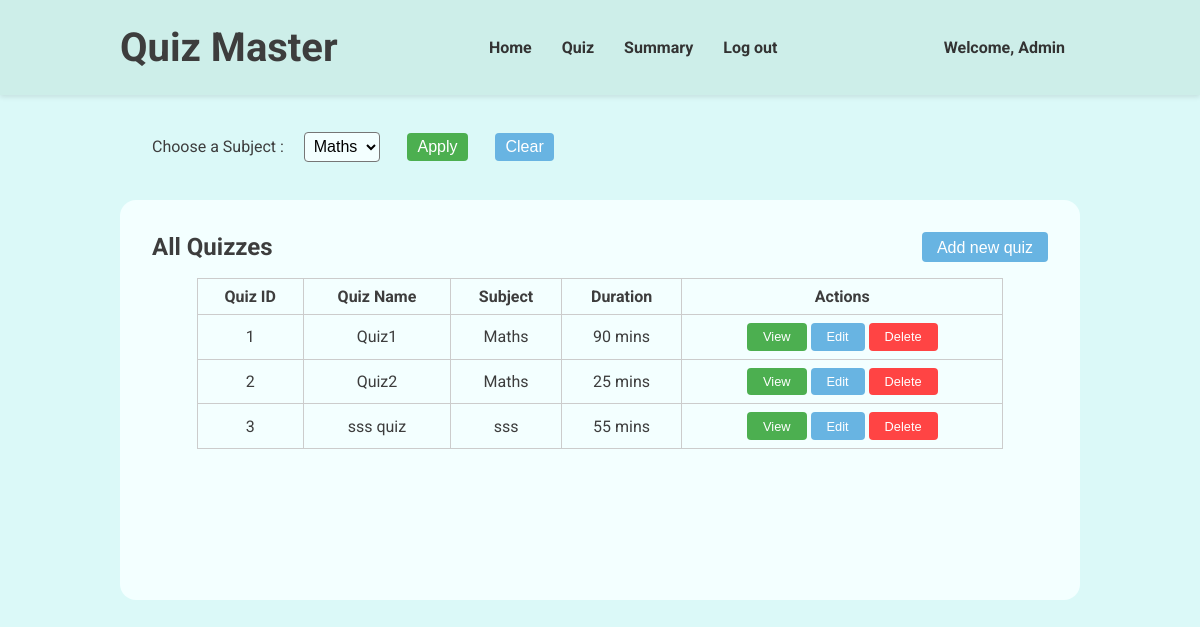
Page /admin-quiz (signed in) on the earlier database version.
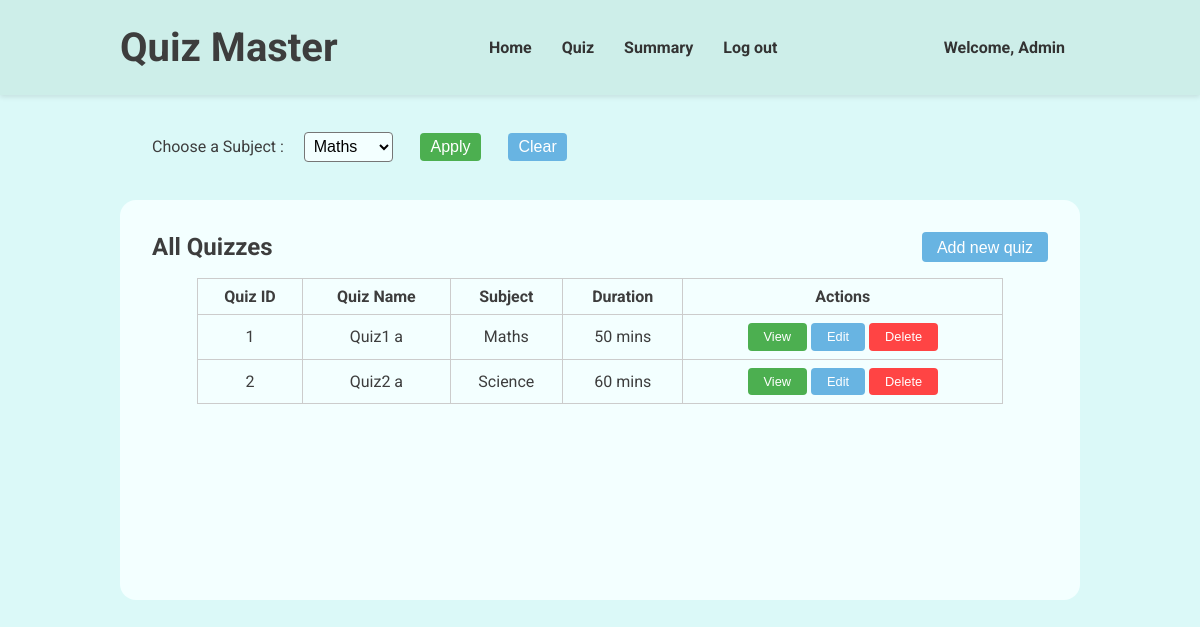
Same page on the later database version.
### models.py (models this page shows, shortened)
class User(db.Model, UserMixin):
    __tablename__ = 'users'
    id = db.Column(db.Integer, primary_key=True)
    username = db.Column(db.String(80), unique=True, nullable=False)
    passhash = db.Column(db.String(256), nullable=False)
    fullname = db.Column(db.String(80), nullable=False)
    qualification = db.Column(db.String(80), nullable=False)
    dob = db.Column(db.Date, nullable=False)
    is_admin = db.Column(db.Boolean, nullable=False, default=False)
    @property
    def password(self):
        raise AttributeError('Password is not a readable attribute')

class Quizzes(db.Model):
    __tablename__ = 'quizzes'
    quizid = db.Column(db.Integer, primary_key=True)
    quizname = db.Column(db.String(80), unique=False, nullable=False)
    subjectid = db.Column(db.Integer, db.ForeignKey('subjects.subjectid'), nullable=False)
    duration = db.Column(db.Integer, nullable=False)
    quizdate = db.Column(db.Date, nullable=False)
    questions = db.relationship('Questions', backref='quiz', lazy=True)

class Subjects(db.Model):
    __tablename__ = 'subjects'
    subjectid = db.Column(db.Integer, primary_key=True)
    subjectname = db.Column(db.String(80), unique=False, nullable=False)
    subjectdesc = db.Column(db.String(512), nullable=False)
    chapters = db.relationship('Chapters', backref='subject', lazy=True)

### routes.py (the view, shortened to what this page needs)
@app.route('/admin-quiz', methods=['GET', 'POST'])
@login_required
def admin_quiz():
    return render_template('quizzes.html', user = current_user, subjects = Subjects.query.all(), quizzes = Quizzes.query.all())

### app.py (called while the page is built)
@login_manager.user_loader
def load_user(userid):
    return models.User.query.get(int(userid))

### templates/quizzes.html (shortened to what this page needs)
{% extends "base.html" %} {% block title %}Quizes | Quiz Master{% endblock %} {%
block stylesheet %}
<link rel="stylesheet" href="{{ url_for('static', filename='navbar.css') }}" />
<link rel="stylesheet" href="{{ url_for('static', filename='quizzes.css') }}" />
{% endblock %} {% block navbar %}
<header>
  <div class="header-container">
    <h1>Quiz Master</h1>
    <nav>
      <ul>
        <li>
          <a href="/admin-dashboard">Home</a>
        </li>
        <li>
          <a href="/admin-quiz">Quiz</a>
        </li>
        <li>
          <a href="/admin-summary">Summary</a>
        </li>
        <li>
          <a href="/logout">Log out</a>
        </li>
      </ul>
    </nav>
    <a href="/profile">Welcome, {{ user.fullname}}</a>
  </div>
</header>
{% endblock %} {% block content %}
<main>
  <div class="topbar">
    <form method="post">
      <label for="subject">Choose a Subject : </label>
      <select id="subject" name="subject">
        {% for subject in subjects %}
        <option value="{{ subject.subjectname }}">
          {{ subject.subjectname }}
        </option>
        {% endfor %}
      </select>
      <button type="submit" id="apply">Apply</button>
    </form>
    <button id="clear" onclick="window.location.href='/admin-quiz'">
      Clear
    </button>
  </div>
  <div class="quiz-display">
    <div class="sub-header">
      <h2>All Quizzes</h2>
      <button id="add-quiz-btn">Add new quiz</button>
    </div>
    <div class="quizzes">
      <table>
        <thead>
          <tr>
            <th>Quiz ID</th>
            <th>Quiz Name</th>
            <th>Subject</th>
            <th>Duration</th>
            <th>Actions</th>
          </tr>
        </thead>
        <tbody>
          {% for quiz in quizzes %}
          <tr>
            <td>{{ quiz.quizid }}</td>
            <td>{{ quiz.quizname }}</td>
            {% for subject in subjects %}
            {% if subject.subjectid == quiz.subjectid %}
            <td>{{ subject.subjectname }}</td>
            {% endif %}
            {% endfor %}
            <td>{{ quiz.duration }} mins</td>
            <td>
              <button class="view-btn" onclick="viewQuiz({{ quiz.quizid }})">View</button>
              <button class="edit-btn" onclick="editQuiz({{ quiz.quizid }})">Edit</button>
              <button class="delete-btn" onclick="deleteQuiz({{ quiz.quizid }})">Delete</button>
            </td>
          </tr>
          {% endfor %}
        </tbody>
      </table>
  </div>
</main>
{% endblock %}

### templates/base.html (shortened to what this page needs)
<!DOCTYPE html>
<html lang="en">
  <head>
    <link
      rel="stylesheet"
      href="{{ url_for('static', filename='index.css') }}"
    />
    {% block stylesheet %} {% endblock %}
  </head>
  <body>
    {% block navbar %}{% endblock %}
    <div class="container">{% block content %}{% endblock %}</div>
  </body>
</html>

### static/index.css (style rules this page uses)
* { margin: 0; padding: 0; box-sizing: border-box; }
body { background-color: #dbf9f8; color: #3d3d3d; font-family: 'roboto', sans-serif; }
.container { margin: auto; max-width: 80vw; }

### static/navbar.css (style rules this page uses)
header { background-color: #cdeee9; padding: 1.5rem; box-shadow: 0 2px 5px rgba(0, 0, 0, 0.1); }
.header-container { margin: auto; width: 80vw; display: flex; justify-content: space-between; align-items: center; }
header h1 { margin: 0; font-size: 2.5rem; color: #3d3d3d; }
header nav ul { list-style: none; display: flex; }
header a { margin: 0 15px; text-decoration: none; color: #333; font-weight: bold; }

### static/quizzes.css (style rules this page uses)
.topbar { margin: 2rem; }
.topbar form { display: inline; }
.topbar select { margin-left: 1rem; padding: 0.3rem; font-size: 1rem; border-radius: 0.25rem; background-color: #f3ffff; }
.topbar button { margin: 0.4rem 1.5rem; padding: 5px 10px; font-size: 1rem; border: none; border-radius: 0.25rem; cursor: pointer; color: #fff; }
#apply { background-color: #4caf50; }
#clear { background-color: #68b4e2; margin-left: 0; }
.quiz-display { min-height: 50vh; padding: 1rem 2rem; width: 100%; background-color: #f3ffff; border-radius: 1rem; }
.sub-header { margin: 1rem 0; display: flex; justify-content: space-between; align-items: center; }
#add-quiz-btn { padding: 7px 15px 5px; font-size: 1rem; background-color: #68b4e2; color: #fff; border: none; border-radius: 0.25rem; cursor: pointer; }
.quizzes { margin: auto; width: 90%; }
.quizzes table { width: 100%; border-collapse: collapse; }
.quizzes table th, .quizzes table td { border: 1px solid #ccc; padding: 8px; text-align: center; }
.quizzes table button { padding: 0.4rem 1rem; font-size: 0.8rem; color: white; border: none; border-radius: 0.25rem; cursor: pointer; }
.view-btn { background-color: #4caf50; }
.edit-btn { background-color: #68b4e2; }
.delete-btn { background-color: #f44; }

Differences in the rows shown:
removed Quizzes: quizid "3", quizname "sss quiz", duration "55"
removed Subjects: subjectname "sss", shown under "3"
changed Quizzes id 1: quizname "Quiz1" → "Quiz1 a"; duration "90" → "50"
changed Quizzes id 2: quizname "Quiz2" → "Quiz2 a"; duration "25" → "60"; loses Subjects (subjectname "Maths")
added Subjects: subjectname "Science", shown under Quizzes id 2
